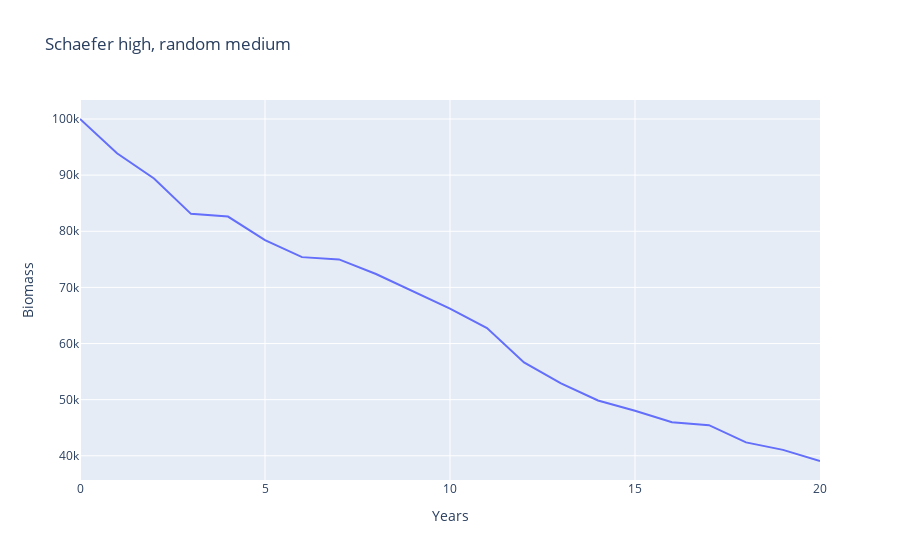

The notebook cell saved with this chart:
### Code cell
random_fishery_medium.reset()
schaefer_high.reset()
time = [0]
for i in range(20):
    time.append(i+1)
    schaefer_high.fish(random_fishery_medium.fish())

px.line(
    x=time,
    y=schaefer_high.physical['biomass'],
    labels={"x": "Years", "y": "Biomass"},
    title="Schaefer high, random medium"
)

### Figure 1 — Plotly figure (JSON) as saved in the notebook; plotly's stock layout.template omitted (floating-point values rounded to 4 significant figures)
{"data": [{"hovertemplate": "Years=%{x}<br>Biomass=%{y}<extra></extra>", "legendgroup": "", "line": {"color": "#636efa", "dash": "solid"}, "marker": {"symbol": "circle"}, "mode": "lines", "name": "", "orientation": "v", "showlegend": false, "type": "scatter", "x": [0, 1, 2, 3, 4, 5, 6, 7, 8, 9, 10, 11, 12, 13, 14, 15, 16, 17, 18, 19, 20], "xaxis": "x", "y": [100000, 93890.0, 89400.0, 83100.0, 82610.0, 78410.0, 75390.0, 74980.0, 72390.0, 69320.0, 66230.0, 62750.0, 56630.0, 52920.0, 49850.0, 48020.0, 45990.0, 45460.0, 42390.0, 41060.0, 39070.0], "yaxis": "y"}], "layout": {"legend": {"tracegroupgap": 0}, "title": {"text": "Schaefer high, random medium"}, "xaxis": {"anchor": "y", "domain": [0, 1], "title": {"text": "Years"}}, "yaxis": {"anchor": "x", "domain": [0, 1], "title": {"text": "Biomass"}}}}
